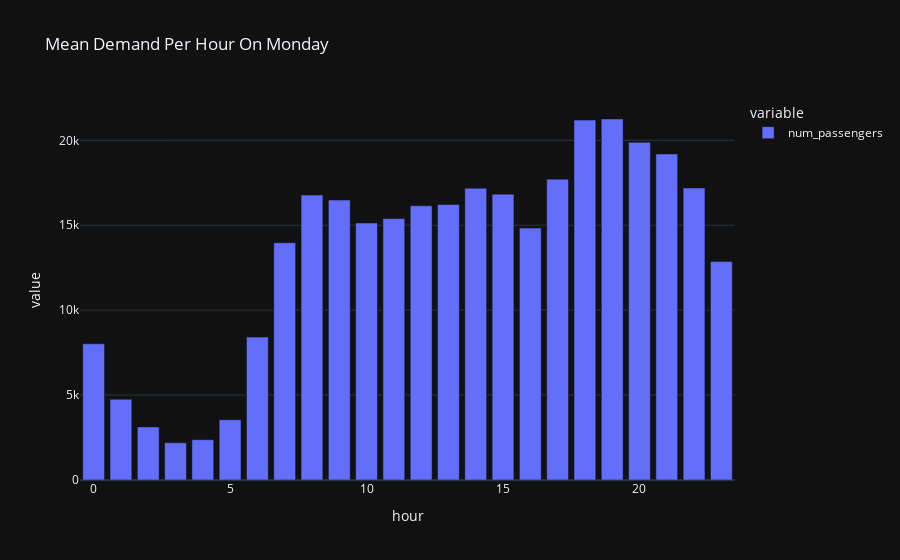

Notebook source saved alongside this figure:
### Code cell
# The mean passenger count on Monday  for each hour
weekday_hour_mean.loc[0].plot(kind="bar",title = "Mean Demand Per Hour On Monday")

### Figure 1 — Plotly figure (JSON) as saved in the notebook; plotly's stock layout.template omitted (floating-point values rounded to 4 significant figures)
{"data": [{"alignmentgroup": "True", "hovertemplate": "variable=num_passengers<br>hour=%{x}<br>value=%{y}<extra></extra>", "legendgroup": "num_passengers", "marker": {"color": "#636efa", "pattern": {"shape": ""}}, "name": "num_passengers", "offsetgroup": "num_passengers", "orientation": "v", "showlegend": true, "textposition": "auto", "type": "bar", "x": [0, 1, 2, 3, 4, 5, 6, 7, 8, 9, 10, 11, 12, 13, 14, 15, 16, 17, 18, 19, 20, 21, 22, 23], "xaxis": "x", "y": [8020.0, 4750.0, 3126.0, 2195.0, 2373.0, 3551.0, 8415.0, 13970.0, 16770.0, 16480.0, 15130.0, 15390.0, 16150.0, 16220.0, 17180.0, 16830.0, 14830.0, 17710.0, 21190.0, 21260.0, 19880.0, 19200.0, 17190.0, 12863], "yaxis": "y"}], "layout": {"autosize": true, "barmode": "relative", "legend": {"title": {"text": "variable"}, "tracegroupgap": 0}, "title": {"text": "Mean Demand Per Hour On Monday"}, "xaxis": {"anchor": "y", "autorange": true, "domain": [0, 1], "range": [-0.5, 23.5], "title": {"text": "hour"}, "type": "linear"}, "yaxis": {"anchor": "x", "autorange": true, "domain": [0, 1], "range": [0, 22370.0], "title": {"text": "value"}, "type": "linear"}}}
